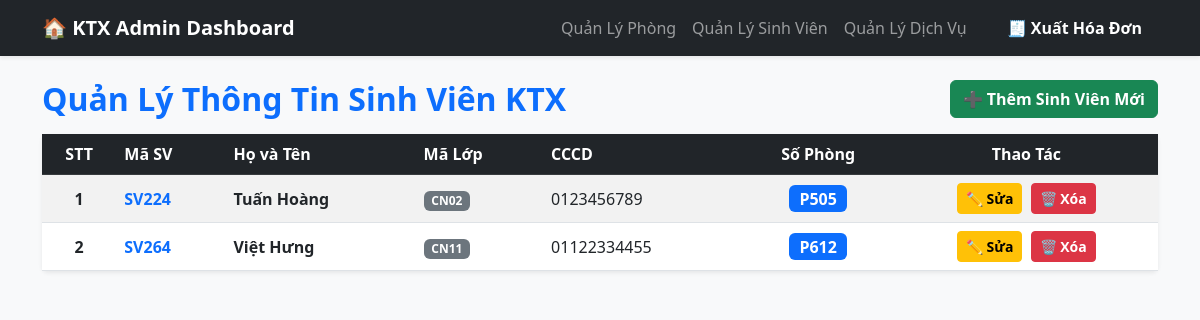
Page /sinh-vien on the earlier database version.
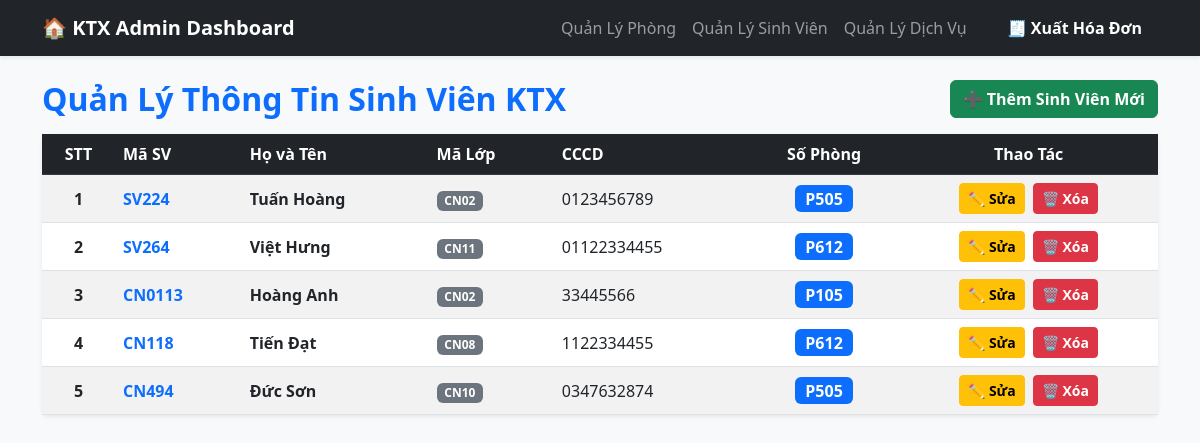
Same page on the later database version.
### tables this page shows
CREATE TABLE SinhVien (
            STT INTEGER PRIMARY KEY AUTOINCREMENT,
            MaSV TEXT UNIQUE NOT NULL,
            HoTen TEXT NOT NULL,
            MaLop TEXT NOT NULL,
            CCCD TEXT UNIQUE NOT NULL,
            SoPhong TEXT,
            FOREIGN KEY (SoPhong) REFERENCES Phong(SoPhong) ON DELETE SET NULL
        );

### app.py (the view)
@app.route('/sinh-vien')
def quan_ly_sinh_vien():
    conn = get_db_connection()
    sinh_viens = conn.execute("""
        SELECT sv.*, p.LoaiPhong
        FROM SinhVien sv
        LEFT JOIN Phong p ON sv.SoPhong = p.SoPhong
        ORDER BY sv.STT ASC
    """).fetchall()
    phongs = conn.execute("SELECT SoPhong, LoaiPhong FROM Phong").fetchall()
    conn.close()
    return render_template('sinh_vien.html', sinh_viens=sinh_viens, phongs=phongs)

### app.py (called while the page is built)
def get_db_connection():
    conn = sqlite3.connect(DB_NAME)
    conn.row_factory = sqlite3.Row  # Giúp trả kết quả dạng dictionary giống pymysql
    return conn

### templates/sinh_vien.html (shortened to what this page needs)
{% extends "base.html" %}
{% block content %}
<div class="d-flex justify-content-between align-items-center mb-3">
    <h2 class="text-primary fw-bold mb-0">Quản Lý Thông Tin Sinh Viên KTX</h2>
    <button class="btn btn-success fw-bold" data-bs-toggle="modal" data-bs-target="#modalThemSV">
        ➕ Thêm Sinh Viên Mới
    </button>
</div>
<div class="card shadow-sm border-0">
    <div class="card-body p-0">
        <table class="table table-striped table-hover align-middle mb-0">
            <thead class="table-dark">
                <tr>
                    <th class="text-center">STT</th>
                    <th>Mã SV</th>
                    <th>Họ và Tên</th>
                    <th>Mã Lớp</th>
                    <th>CCCD</th>
                    <th class="text-center">Số Phòng</th>
                    <th class="text-center">Thao Tác</th>
                </tr>
            </thead>
            <tbody>
                {% for sv in sinh_viens %}
                <tr>
                    <td class="text-center fw-bold">{{ loop.index }}</td>
                    <td class="fw-bold text-primary">{{ sv.MaSV }}</td>
                    <td class="fw-bold">{{ sv.HoTen }}</td>
                    <td><span class="badge bg-secondary">{{ sv.MaLop }}</span></td>
                    <td>{{ sv.CCCD }}</td>
                    <td class="text-center">
                        {% if sv.SoPhong %}
                            <span class="badge bg-primary fs-6">{{ sv.SoPhong }}</span>
                        {% else %}
                            <span class="badge bg-warning text-dark">Chưa xếp phòng</span>
                        {% endif %}
                    </td>
                    <td class="text-center">
                        <button class="btn btn-warning btn-sm fw-bold me-1" data-bs-toggle="modal" data-bs-target="#modalSuaSV{{ sv.MaSV }}">
                            ✏️ Sửa
                        </button>
                        <a href="/xoa-sinh-vien/{{ sv.MaSV }}" class="btn btn-danger btn-sm fw-bold" onclick="return confirm('Xóa sinh viên này?')">🗑️ Xóa</a>
                    </td>
                </tr>
                {% endfor %}
            </tbody>
        </table>
    </div>
</div>
{% endblock %}

Differences in the rows shown:
added SinhVien: MaSV "CN0113", HoTen "Hoàng Anh", MaLop "CN02", CCCD "33445566", SoPhong "P105"
added SinhVien: MaSV "CN118", HoTen "Tiến Đạt", MaLop "CN08", CCCD "1122334455", SoPhong "P612"
added SinhVien: MaSV "CN494", HoTen "Đức Sơn", MaLop "CN10", CCCD "0347632874", SoPhong "P505"
